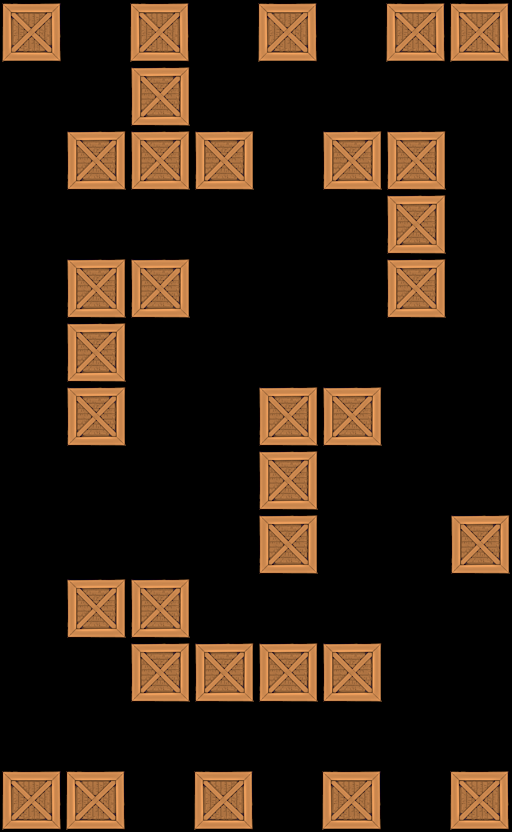

Below is a game level as drawn by its tile map, then a one-line description and the .tmx that defines it (tile-layer data replaced by summaries):
An orthogonal 8x13 tile map with 64x64 px tiles, 1 tile layer (Tile Layer 1).

<map version="1.0" orientation="orthogonal" width="8" height="13" tilewidth="64" tileheight="64">
 <tileset firstgid="1" name="crate" tilewidth="64" tileheight="64">
  <image source="../../crate5.png" width="64" height="64" />
 </tileset>
 <layer name="Tile Layer 1" width="8" height="13">
  <data>[104 cells, 33 non-empty, 1 distinct tile ids]</data>
 </layer>
</map>
